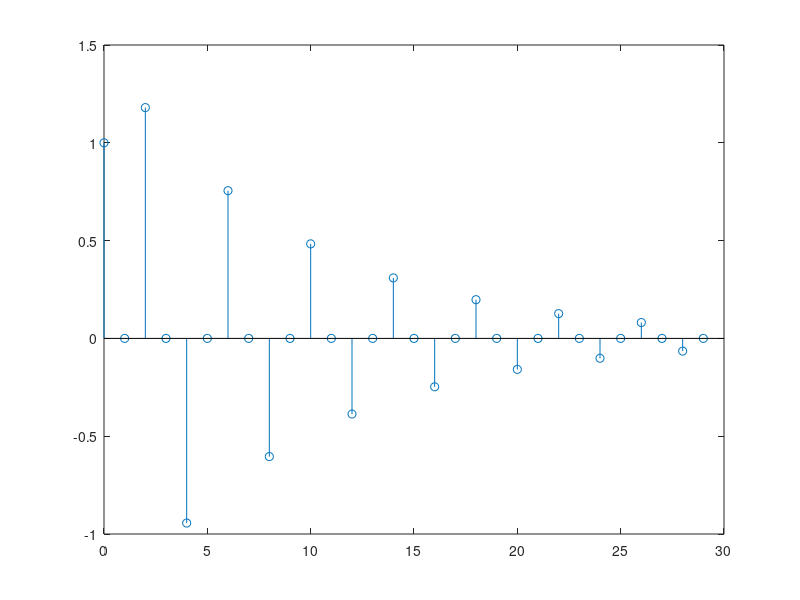
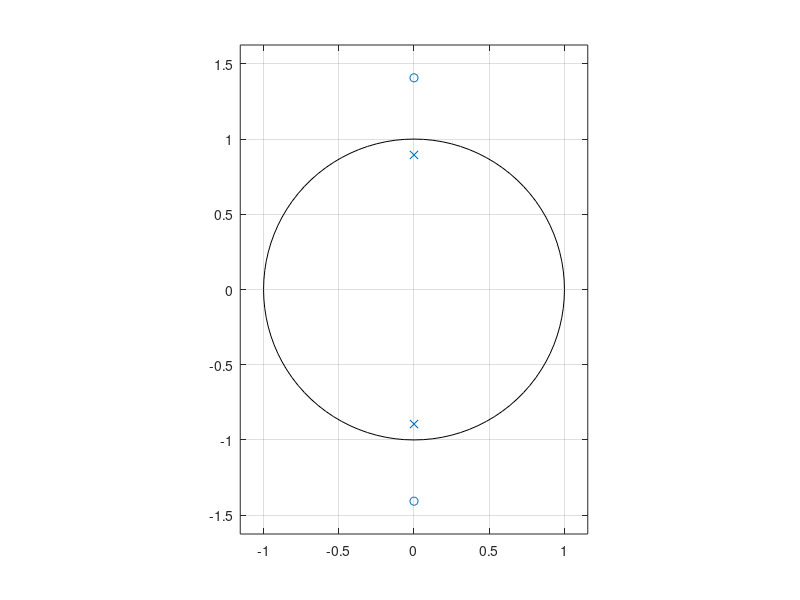
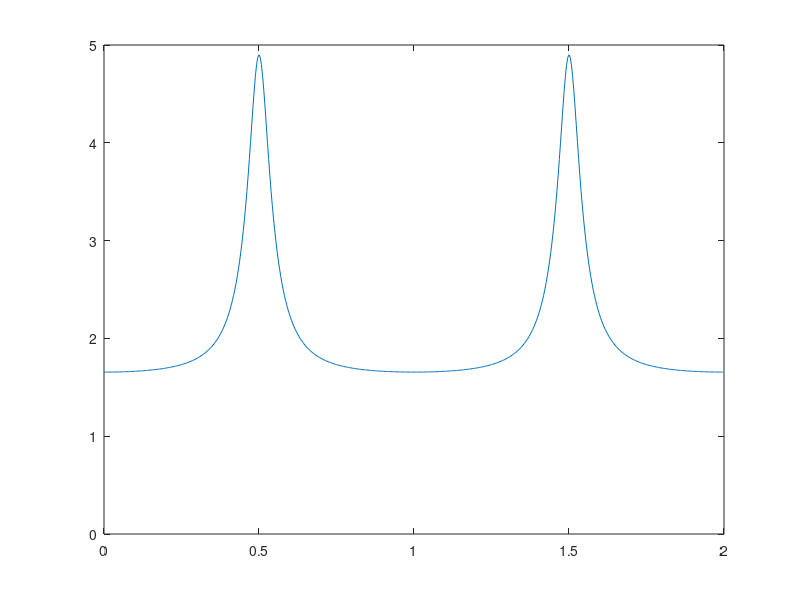
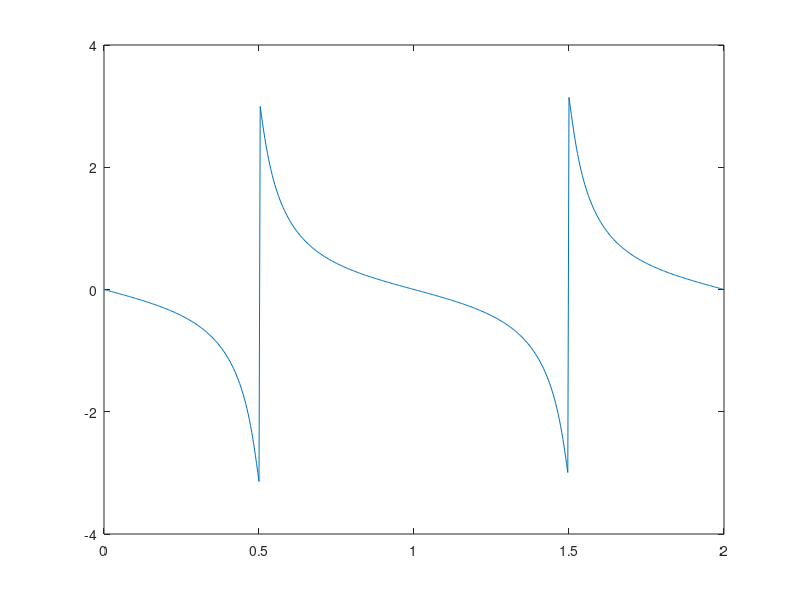

Reproduce these figures in MATLAB, in order.
C = 0.0;
D = 0.8;
ImpRespSampleCount = 30;
FreqRespSampleCount = 512;

while(C <= 2.0)
  Num = [1 0 C];
  Den = [1 0 D];

  figure(1); clf;
  ImpResp = impz(Num, Den, ImpRespSampleCount);
  stem([0:ImpRespSampleCount-1], ImpResp);

  figure(2); clf;
  zplane(Num, Den);

  figure(3);
  [FreqResp FreqW] = freqz(Num, Den, FreqRespSampleCount, 'whole');
  plot(FreqW/pi, abs(FreqResp));
  axis([0 2 0 5]);

  figure(4);
  plot(FreqW/pi, angle(FreqResp));

  C = C + 1/50;
  pause(0.25);
end
